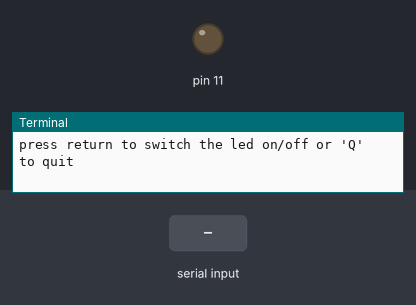
Bench run of a program on a simulated Raspberry Pi (header pin numbers). Shown: output pins drawn as LEDs (lit = HIGH), the last lines printed to the terminal. The test bench sets the inputs (shaded band).

Above: at 1.2 s.
1.3 s: "1" typed at the terminal
At 2.2 s:
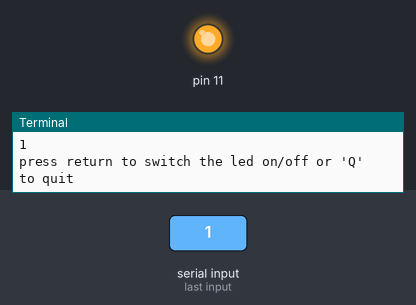
2.8 s: "0" typed at the terminal
At 3.3 s:
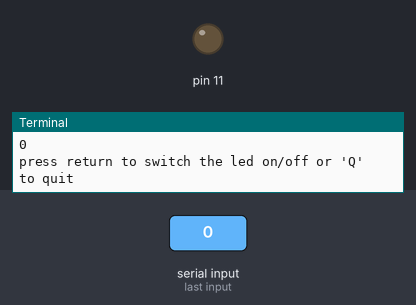
4.3 s: "2" typed at the terminal
At 5.6 s:
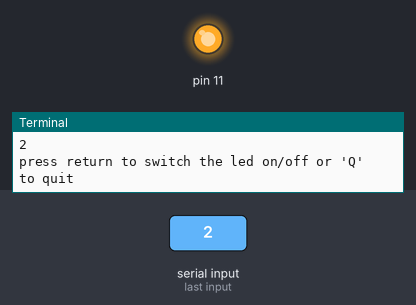
Timing chart, 0 to 7.3 s (numbered marks = the images above; inputs shaded):
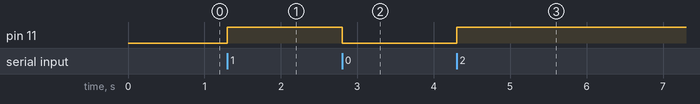

Measured:
- after the input at 1.3 s, pin 11: LOW → HIGH at once
- after the input at 2.8 s, pin 11: HIGH → LOW at once
- after the input at 4.3 s, pin 11: LOW → HIGH at once

The program:

LED2.py
```python
import RPi.GPIO as GPIO
GPIO.setmode(GPIO.BOARD)
#set up pin 11 to output
GPIO.setup(11,GPIO.OUT)

state=False
while 1:
	GPIO.output(11,state)
	command=raw_input("press return to switch the led on/off or 'Q' to quit")
	if command.strip().upper().startswith('Q'):
		break
	state = not state
```
